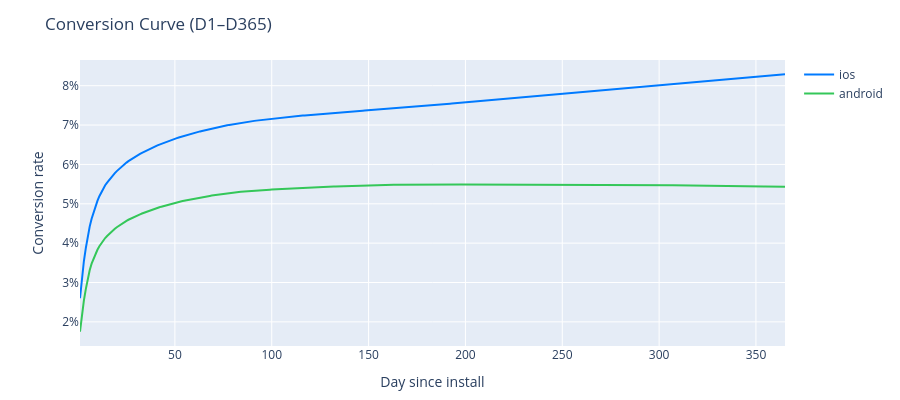
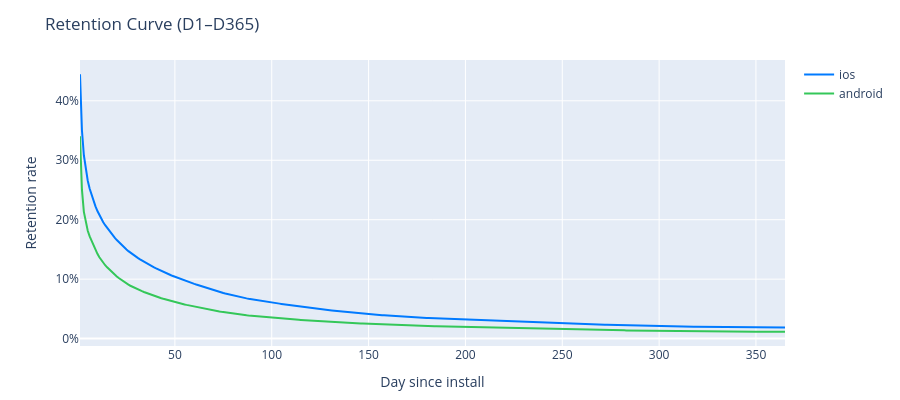

Write notebook code for charts like these, in order.
### Code cell
plot_conversion('test3')
plot_retention('test3')

### Figure 1 — Plotly figure (JSON) as saved in the notebook; plotly's stock layout.template omitted (floating-point values rounded to 4 significant figures; data arrays with more than 128 entries replaced by an {"elided": "..."} marker saying what was removed)
{"data": [{"hovertemplate": "ios: %{y:.2f}%<extra></extra>", "line": {"color": "#007AFF", "dash": "solid"}, "name": "ios", "type": "scatter", "x": {"elided": "365 int values"}, "y": {"elided": "365 float values"}}, {"hovertemplate": "android: %{y:.2f}%<extra></extra>", "line": {"color": "#34C759", "dash": "solid"}, "name": "android", "type": "scatter", "x": {"elided": "365 int values"}, "y": {"elided": "365 float values"}}], "layout": {"height": 400, "hovermode": "x unified", "margin": {"b": 30, "t": 60}, "title": {"text": "Conversion Curve (D1–D365)"}, "width": 900, "xaxis": {"title": {"text": "Day since install"}}, "yaxis": {"ticksuffix": "%", "title": {"text": "Conversion rate"}}}}

### Figure 2 — Plotly figure (JSON) as saved in the notebook; plotly's stock layout.template omitted (floating-point values rounded to 4 significant figures; data arrays with more than 128 entries replaced by an {"elided": "..."} marker saying what was removed)
{"data": [{"hovertemplate": "ios: %{y:.2f}%<extra></extra>", "line": {"color": "#007AFF", "dash": "solid"}, "name": "ios", "type": "scatter", "x": {"elided": "365 int values"}, "y": {"elided": "365 float values"}}, {"hovertemplate": "android: %{y:.2f}%<extra></extra>", "line": {"color": "#34C759", "dash": "solid"}, "name": "android", "type": "scatter", "x": {"elided": "365 int values"}, "y": {"elided": "365 float values"}}], "layout": {"height": 400, "hovermode": "x unified", "margin": {"b": 30, "t": 60}, "title": {"text": "Retention Curve (D1–D365)"}, "width": 900, "xaxis": {"title": {"text": "Day since install"}}, "yaxis": {"ticksuffix": "%", "title": {"text": "Retention rate"}}}}
